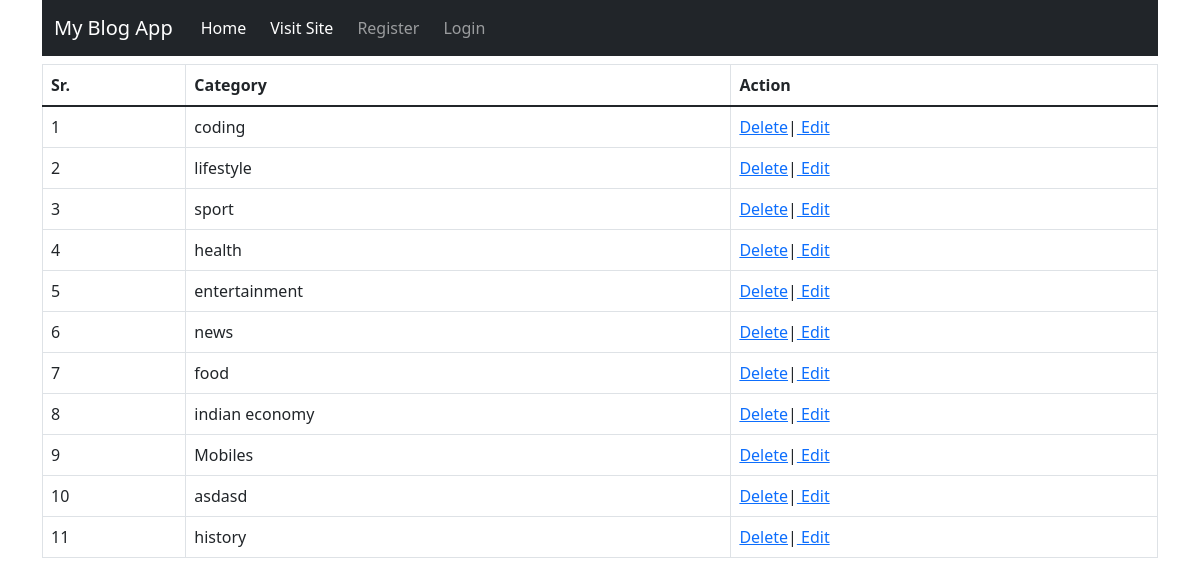
The page /blog_admin/categories on the database as committed earlier.
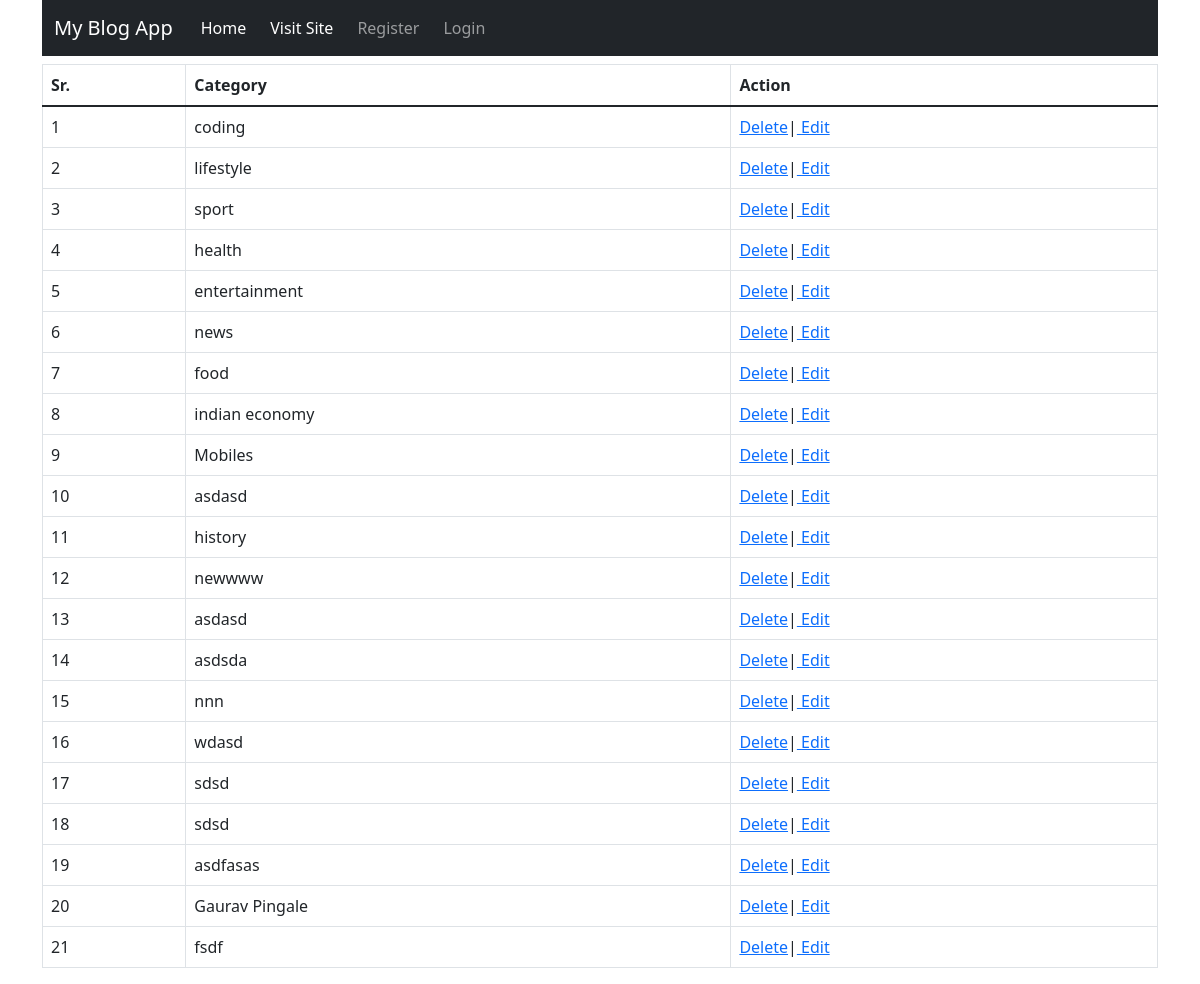
The same page on the database as committed later.
### blogapp/models.py (models this page shows, shortened)
class Category(models.Model):
    name = models.CharField(max_length=100)
    def __str__(self):
        return self.name
    class Meta:
        verbose_name_plural = 'categories'

### blog_admin/views.py (the view)
# urls.py: path('categories',views.CategoryView.as_view(),name='categories'),
class CategoryView(ListView):
    model = Category
    template_name = 'blog_admin/categories.html'
    context_object_name = 'categories'

### blog_admin/templates/blog_admin/categories.html (shortened to what this page needs)
{% extends 'blog_admin/base.html' %}
{% block content %}
        <table class="table table-bordered">
            <thead>
            <tr>
                <th scope="col">Sr.</th>
                <th scope="col">Category</th>
                <th scope="col">Action</th>
            </tr>
            </thead>
                <tbody>
                    {% for cat in categories %}
                    <tr>
                        <td>{{forloop.counter}}</td>
                        <td>{{cat}}</td>
                        <td> <a href="{% url 'delete_category' cat.id %}"> Delete</a>|<a href="{% url 'edit_category'  cat.id %}"> Edit</a> </td>
                    </tr>
                    {% endfor %}
                </tbody>
        </table>
{% endblock %}

Rows that differ between the two databases and show on the page:
added Category: name "newwww"
added Category: name "asdasd"
added Category: name "asdsda"
added Category: name "nnn"
added Category: name "wdasd"
added Category: name "sdsd"
added Category: name "sdsd"
added Category: name "asdfasas"
added Category: name "Gaurav Pingale"
added Category: name "fsdf"
